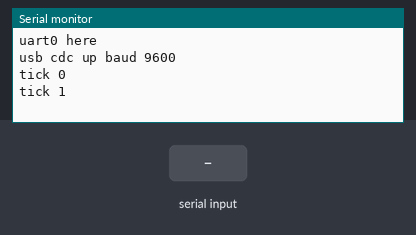
Bench run of a sketch on a simulated ESP32-S2. Shown: the last lines printed to the serial monitor. The test bench sets the inputs (shaded band).

Above: at 1.2 s.
1.3 s: "1\n" received over Serial
At 1.46 s:
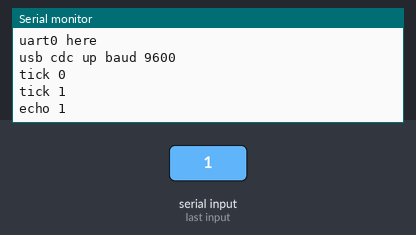
2.8 s: "0\n" received over Serial
At 2.96 s:
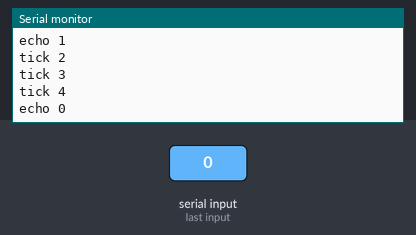
4.3 s: "2\n" received over Serial
At 4.46 s:
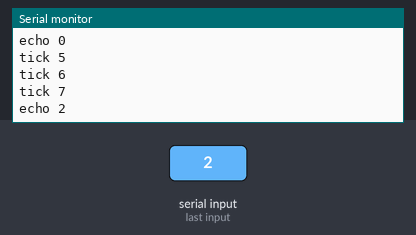
Timing chart, 0 to 7.3 s (numbered marks = the images above; inputs shaded):
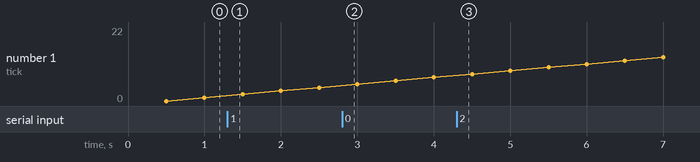

Measured:
- after the input at 1.3 s, the serial monitor: prints a new line at once (image 1)
- after the input at 2.8 s, the serial monitor: prints a new line at once (image 2)
- after the input at 4.3 s, the serial monitor: prints a new line at once (image 3)

The sketch:

usb-cdc.ino
```cpp
// usb-cdc (ESP32-S2) — tests assert (BT149): built with the board menu's USB CDC On Boot "Enabled",
// so `Serial` is TinyUSB's CDC-ACM port on the S2's own USB (the USB-OTG controller, its only USB),
// not UART0. Once the host has opened the port (DTR set), prints "usb cdc up baud <the host's line
// coding>", then every 500 ms "tick <n>", and echoes each line it receives as "echo <line>". UART0
// (Serial0) says "uart0 here" once, at 115200 baud.
void setup() {
  Serial0.begin(115200);
  Serial0.println("uart0 here");
  Serial.begin(115200);
  while (!Serial) delay(10);
  Serial.printf("usb cdc up baud %u\n", (unsigned)Serial.baudRate());
}

static String line;
static uint32_t n = 0;
static uint32_t last = 0;

void loop() {
  while (Serial.available()) {
    char c = Serial.read();
    if (c == '\n') {
      Serial.printf("echo %s\n", line.c_str());
      line = "";
    } else if (c != '\r') {
      line += c;
    }
  }
  if (millis() - last >= 500) {
    last = millis();
    Serial.printf("tick %u\n", (unsigned)n++);
  }
  delay(1);
}
```
